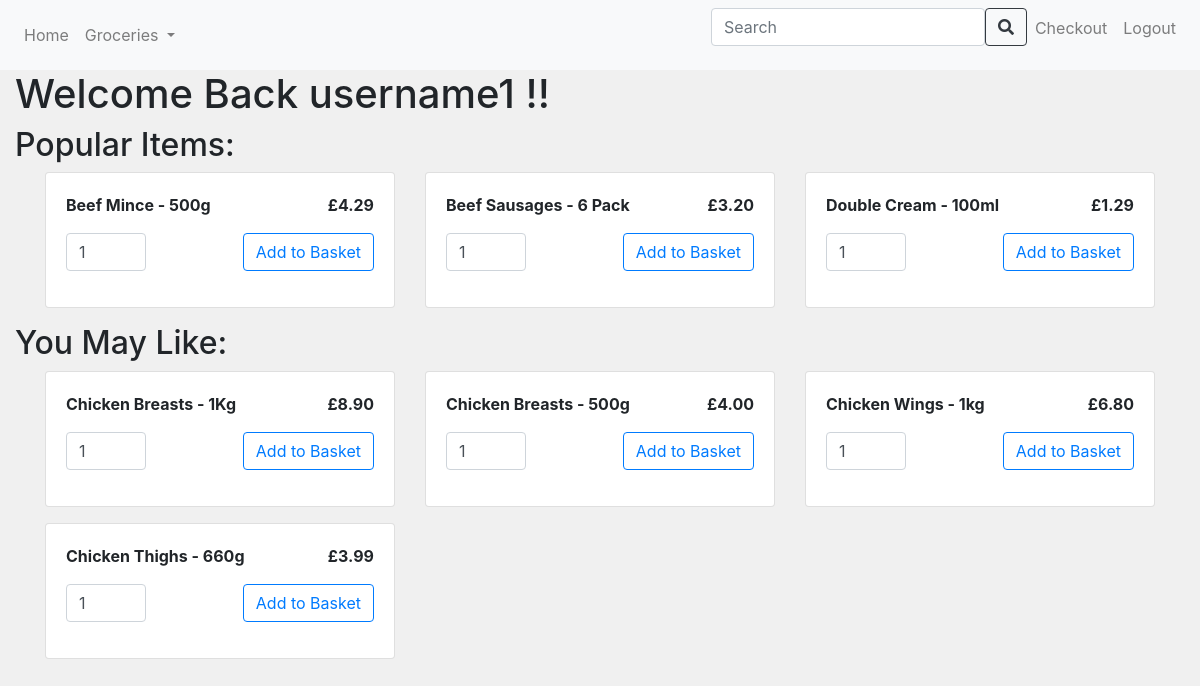
Page /home/5 on the committed database.
### app/models.py (models this page shows, shortened)
class Users(db.Model):
    id = db.Column(db.Integer, primary_key=True)
    username = db.Column(db.String(500), index=True, unique=True)
    password = db.Column(db.String(500))

class Items(db.Model):
      id = db.Column(db.Integer, primary_key=True)
      name = db.Column(db.String(500), unique=True)
      price = db.Column(db.Double)
      stock = db.Column(db.Integer)
      category = db.Column(db.String(500))

### app/views.py (the view)
@app.route('/home/<int:user_id>', methods=['GET', 'POST'])
def home(user_id):
    user = Users.query.get(user_id)
    basket_entries = Basket.query.all()
    items = {}
    for basket in basket_entries:
            if basket.item in items.keys():
                quantity = items.get(basket.item)
                items.update({basket.item: quantity + basket.quantity})
            else:
                items[basket.item] = basket.quantity
    most_popular = 0
    second_popular = 0
    third_popular = 0
    for q in items.values():
        if q > most_popular:
            m = most_popular
            most_popular = q
            q = second_popular
            second_popular = m
            third_popular = q
        elif q > second_popular:
            s = second_popular
            second_popular = q
            third_popular = s
        elif q > third_popular:
            third_popular = q
    popular = []
    for x, y in items.items():
        if y >= third_popular:
            popular.append(x)
    if Basket.query.filter_by(user_id=user_id).count() > 0:
        item_id = Basket.query.filter_by(user_id=user_id).first().item_id
        item = Items.query.get(item_id)
        split = item.name.split()
        results = Items.query.filter(Items.name.ilike(f"%{split[0]}%")).all()
        results = results + Items.query.filter(Items.name.ilike(f"%{split[1]}%")).all()
        results = list(dict.fromkeys(results))
    else:
        results=[]
    return render_template('home.html', title='home', user=user, popular=popular, results=results)

### app/templates/home.html (shortened to what this page needs)
{% extends "base.html" %}
{% block content %}
<h1>Welcome Back {{ user.username }} !!</h1>
<h2>Popular Items:</h2>
<div class="container">
    <div class="row">
        {% for i in popular %}
            <div class="col-md-4 mb-3">
                <div class="card">
                    <div class="card-body">
                        <div class="d-flex justify-content-between">
                            <div style="font-size: 1rem; font-weight: bold;">{{ i.name }}</div>
                            <div style="font-size: 1rem; font-weight: bold;">£{{ "%.2f" | format(i.price) }}</div>
                        </div>
                        <form action="/add_to_basket_home" method="post" class="mt-3">
                            <div class="d-flex justify-content-between align-items-center">
                                <input type="number" name="quantity" class="form-control quantity-input" id="quantity-{{ i.id }}" value="1" min="1" style="width: 80px;">
                                <input type="submit" name="submit_button" class="btn btn-outline-primary" value="Add to Basket">
                            </div>
                        </form>
                    </div>
                </div>
            </div>
        {% endfor %}
    </div>
</div>
<h2>You May Like:</h2>
<div class="container">
    {% if results %}
        <div class="row">
            {% for i in results %}
                <div class="col-md-4 mb-3">
                    <div class="card">
                        <div class="card-body">
                            <div class="d-flex justify-content-between">
                                <div style="font-size: 1rem; font-weight: bold;">{{ i.name }}</div>
                                <div style="font-size: 1rem; font-weight: bold;">£{{ "%.2f" | format(i.price) }}</div>
                            </div>
                            <form action="/add_to_basket_home" method="post" class="mt-3">
                                <div class="d-flex justify-content-between align-items-center">
                                    <input type="number" name="quantity" class="form-control quantity-input" id="quantity-{{ i.id }}" value="1" min="1" style="width: 80px;">
                                    <input type="submit" name="submit_button" class="btn btn-outline-primary" value="Add to Basket">
                                </div>
                            </form>
                        </div>
                    </div>
                </div>
            {% endfor %}
        </div>
    {% else %}
        <div class="alert alert-info text-center mt-3" role="alert">
            <strong>Please shop for suggestions!</strong>
        </div>
    {% endif %}
</div>
{% endblock %}

### app/templates/base.html (style rules this page uses)
body { background-color: #f0f0f0; }

### rows in the picture
Users: username "username1"
Items: name "Beef Mince - 500g", price "4.29"
Items: name "Beef Sausages - 6 Pack", price "3.20"
Items: name "Double Cream - 100ml", price "1.29"
Items: name "Chicken Breasts - 1Kg", price "8.90", quantity "1"
Items: name "Chicken Breasts - 500g", price "4.00"
Items: name "Chicken Wings - 1kg", price "6.80"
Items: name "Chicken Thighs - 660g", price "3.99"
